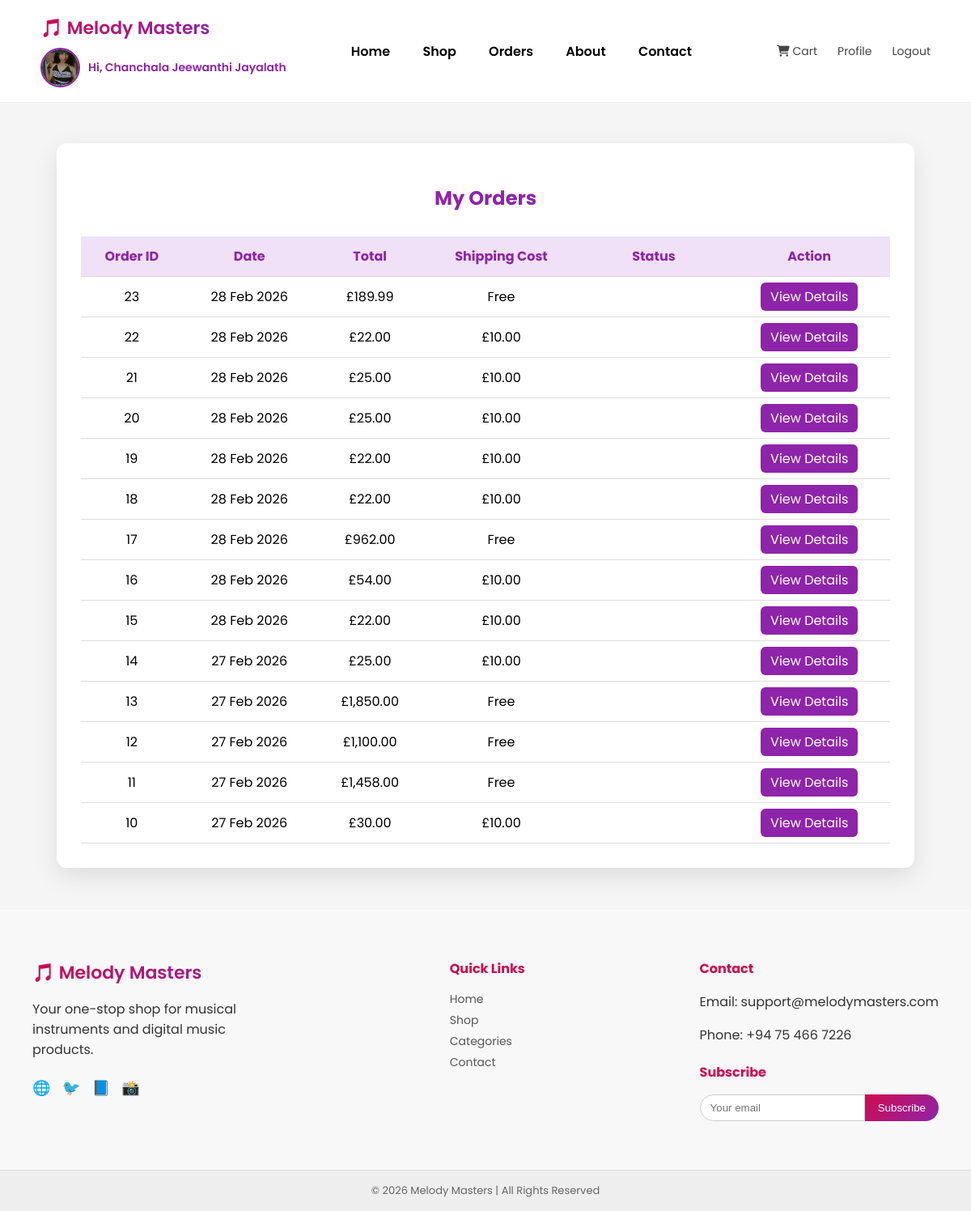
Screenshot of /orders.php (signed in) with the database file from the repository.
### tables this page shows
CREATE TABLE `users` (
  `id` int(11) NOT NULL AUTO_INCREMENT,
  `name` varchar(100) NOT NULL,
  `email` varchar(100) NOT NULL,
  `password` varchar(255) NOT NULL,
  `role` enum('customer','staff','admin') DEFAULT 'customer',
  `address` varchar(255) DEFAULT NULL,
  `contact` varchar(20) DEFAULT NULL,
  `profile_photo` varchar(255) DEFAULT 'default.png',
  `created_at` datetime DEFAULT current_timestamp(),
  PRIMARY KEY (`id`),
  UNIQUE KEY `email` (`email`)
);

CREATE TABLE `orders` (
  `id` int(11) NOT NULL AUTO_INCREMENT,
  `user_id` int(11) NOT NULL,
  `total` decimal(10,2) NOT NULL,
  `shipping_cost` decimal(10,2) DEFAULT 0.00,
  `shipping_address` varchar(255) DEFAULT NULL,
  `payment_method` varchar(50) DEFAULT NULL,
  `status` enum('pending','paid','shipped','completed','cancelled') DEFAULT NULL,
  `created_at` datetime DEFAULT current_timestamp(),
  `updated_at` datetime DEFAULT current_timestamp() ON UPDATE current_timestamp(),
  PRIMARY KEY (`id`)
);

### orders.php (the view, shortened to what this page needs)
<?php
include 'includes/db.php';
include 'includes/header.php';
$user_id = $_SESSION['user_id'];
$orders_query = $conn->query("
    SELECT * FROM orders
    WHERE user_id = $user_id
    ORDER BY created_at DESC
");
?>
<!DOCTYPE html>
<html>
<head>
</head>
<body>
<div class="orders-container">
    <h2>My Orders</h2>
    <?php if($orders_query->num_rows > 0): ?>
    <table>
        <tr>
            <th>Order ID</th>
            <th>Date</th>
            <th>Total</th>
            <th>Shipping Cost</th>
            <th>Status</th>
            <th>Action</th>
        </tr>
        <?php while($order = $orders_query->fetch_assoc()): ?>
        <tr>
            <td><?php echo $order['id']; ?></td>
            <td><?php echo date('d M Y', strtotime($order['created_at'])); ?></td>
            <td>£<?php echo number_format($order['total'],2); ?></td>
            <td><?php echo ($order['shipping_cost']==0) ? 'Free' : '£'.number_format($order['shipping_cost'],2); ?></td>
            <td><span class="status <?php echo $order['status']; ?>"><?php echo $order['status']; ?></span></td>
            <td>
                <a class="view-btn" href="order_details.php?order_id=<?php echo $order['id']; ?>">View Details</a>
            </td>
        </tr>
        <?php endwhile; ?>
    </table>
    <?php else: ?>
        <p style="text-align:center; margin-top:50px;">You have not placed any orders yet.</p>
    <?php endif; ?>
</div>
</body>
</html>
<?php include 'includes/footer.php'; ?>

### includes/header.php (shortened to what this page needs)
<?php
include 'includes/db.php';
$user = null;
if(isset($_SESSION['user_id'])) {
    $stmt = $conn->prepare("SELECT name, profile_photo FROM users WHERE id=? LIMIT 1");
    $stmt->bind_param("i", $_SESSION['user_id']);
    $stmt->execute();
    $result = $stmt->get_result();
    $user = $result->fetch_assoc();
    $user['profile_photo'] = $user['profile_photo'] ? $user['profile_photo'] : 'default.png';
}
?>
<!DOCTYPE html>
<html>
<head>
<link rel="stylesheet" href="https://cdnjs.cloudflare.com/ajax/libs/font-awesome/6.4.0/css/all.min.css">
</head>
<body>
<header id="header">
    <div class="logo-section">
        <div class="logo">🎵 Melody Masters</div>
        <?php if($user): ?>
        <div class="profile-container">
            <img src="uploads/<?php echo htmlspecialchars($user['profile_photo']); ?>" class="profile-mini">
            <span class="profile-name">Hi, <?php echo htmlspecialchars($user['name']); ?></span>
        </div>
        <?php endif; ?>
    </div>
    <nav>
        <a href="index.php">Home</a>
        <a href="shop.php">Shop</a>
        <a href="orders.php">Orders</a>
        <a href="about.php">About</a>
        <a href="contact.php">Contact</a>
    </nav>
    <div class="right-menu">
        <a href="cart.php" class="cart">
            <i class="fas fa-shopping-cart"></i> Cart
        </a>
        <?php if(!$user): ?>
            <a href="login.php" class="btn-login">Login</a>
        <?php else: ?>
            <a href="profile.php">Profile</a>
            <a href="logout.php">Logout</a>
        <?php endif; ?>
    </div>
</header>
</body>
</html>

### includes/footer.php (shortened to what this page needs)
<footer>
    <div class="footer-container">
        <div class="footer-section">
            <h3>🎵 Melody Masters</h3>
            <p>Your one-stop shop for musical instruments and digital music products.</p>
            <div class="footer-social">
                <a href="#" class="social">🌐</a>
                <a href="#" class="social">🐦</a>
                <a href="#" class="social">📘</a>
                <a href="#" class="social">📸</a>
            </div>
        </div>
        <div class="footer-section">
            <h4>Quick Links</h4>
            <a href="index.php">Home</a>
            <a href="shop.php">Shop</a>
            <a href="categories.php">Categories</a>
            <a href="contact.php">Contact</a>
        </div>
        <div class="footer-section">
            <h4>Contact</h4>
            <p>Email: support@melodymasters.com</p>
            <p>Phone: +94 75 466 7226</p>
            <h4>Subscribe</h4>
            <form class="newsletter-form">
                <input type="email" placeholder="Your email">
                <button type="submit">Subscribe</button>
            </form>
        </div>
    </div>
    <div class="footer-bottom">
        © <?php echo date("Y"); ?> Melody Masters | All Rights Reserved
    </div>
</footer>

### includes/header.php (style rules this page uses)
body { margin: 0; font-family: 'Poppins', sans-serif; }
header { background: white; padding: 18px 50px; display: flex; justify-content: space-between; align-items: center; position: sticky; top: 0; z-index: 1000; transition: all 0.35s ease; border-bottom: 1px solid #eee; }
.logo-section { display: flex; flex-direction: column; align-items: flex-start; }
.logo { font-size: 22px; font-weight: 600; background: linear-gradient(135deg, #d00b4d, #8e24aa); -webkit-background-clip: text; -webkit-text-fill-color: transparent; }
.profile-container { display: flex; align-items: center; margin-top: 8px; }
.profile-mini { width: 45px; height: 45px; border-radius: 50%; object-fit: cover; border: 2px solid #8e24aa; margin-right: 10px; }
.profile-name { font-size: 14px; font-weight: 600; color: #8e24aa; }
nav a { color: #000; text-decoration: none; margin: 0 18px; font-size: 16px; font-weight: 600; position: relative; transition: 0.3s ease; }
nav a::after { content: ""; position: absolute; left: 0; bottom: -6px; width: 0; height: 3px; background: linear-gradient(135deg, #d00b4d, #8e24aa); transition: width 0.3s ease; }
.right-menu { display: flex; align-items: center; }
.right-menu a { color: #444; text-decoration: none; margin-left: 25px; font-size: 14px; transition: 0.3s ease; }
.cart { font-size: 18px; position: relative; }

### orders.php (style rules this page uses)
body { font-family: 'Poppins', sans-serif; background: #f5f5f5; margin:0; }
.orders-container { max-width: 1000px; margin: 50px auto; background: #fff; padding: 30px; border-radius: 12px; box-shadow:0 10px 30px rgba(0,0,0,0.1); }
h2 { text-align:center; color:#8e24aa; margin-bottom:30px; }
table { width:100%; border-collapse: collapse; }
th, td { padding:12px; text-align:center; border-bottom:1px solid #ddd; }
th { background:#f0e0f8; color:#8e24aa; }
.status { padding:5px 10px; border-radius:6px; color:white; font-weight:bold; }
.view-btn { padding:6px 12px; border:none; border-radius:6px; background:#8e24aa; color:white; text-decoration:none; transition:0.3s; }

### includes/footer.php (style rules this page uses)
footer { background: #f8f8f8; color: #333; margin-top: 50px; border-top: 1px solid #eee; font-family: 'Poppins', sans-serif; }
.footer-container { display: flex; justify-content: space-between; padding: 40px; flex-wrap: wrap; }
.footer-section h3 { font-size: 22px; font-weight: 600; background: linear-gradient(135deg, #d00b4d, #8e24aa); -webkit-background-clip: text; -webkit-text-fill-color: transparent; }
.footer-section { max-width: 300px; margin-bottom: 20px; }
.footer-section h3, .footer-section h4 { color: #d00b4d; margin-bottom: 15px; }
.footer-section a { display: block; color: #555; text-decoration: none; margin: 5px 0; font-size: 14px; transition: 0.3s ease; }
.footer-social { margin-top: 15px; }
.footer-social a { display: inline-block; margin-right: 10px; font-size: 18px; color: #555; transition: 0.3s ease; }
.newsletter-form { display: flex; margin-top: 10px; }
.newsletter-form input { flex: 1; padding: 8px 12px; border: 1px solid #ccc; border-radius: 25px 0 0 25px; outline: none; }
.newsletter-form button { padding: 8px 16px; border: none; background: linear-gradient(135deg, #d00b4d, #8e24aa); color: white; border-radius: 0 25px 25px 0; cursor: pointer; transition: 0.3s ease; }
.footer-bottom { text-align: center; padding: 15px; background: #eee; font-size: 13px; color: #666; border-top: 1px solid #ddd; }

### rows the page displays
users: profile_photo (picture), name "Chanchala Jeewanthi Jayalath"
orders: id "23", created_at "28 Feb 2026", total "189.99", shipping_cost "Free"
orders: id "22", created_at "28 Feb 2026", total "22.00", shipping_cost "10.00"
orders: id "21", created_at "28 Feb 2026", total "25.00", shipping_cost "10.00"
orders: id "20", created_at "28 Feb 2026", total "25.00", shipping_cost "10.00"
orders: id "19", created_at "28 Feb 2026", total "22.00", shipping_cost "10.00"
orders: id "18", created_at "28 Feb 2026", total "22.00", shipping_cost "10.00"
orders: id "17", created_at "28 Feb 2026", total "962.00", shipping_cost "Free"
orders: id "16", created_at "28 Feb 2026", total "54.00", shipping_cost "10.00"
orders: id "15", created_at "28 Feb 2026", total "22.00", shipping_cost "10.00"
orders: id "14", created_at "27 Feb 2026", total "25.00", shipping_cost "10.00"
orders: id "13", created_at "27 Feb 2026", total "1,850.00", shipping_cost "Free"
orders: id "12", created_at "27 Feb 2026", total "1,100.00", shipping_cost "Free"
orders: id "11", created_at "27 Feb 2026", total "1,458.00", shipping_cost "Free"
orders: id "10", created_at "27 Feb 2026", total "30.00", shipping_cost "10.00"
